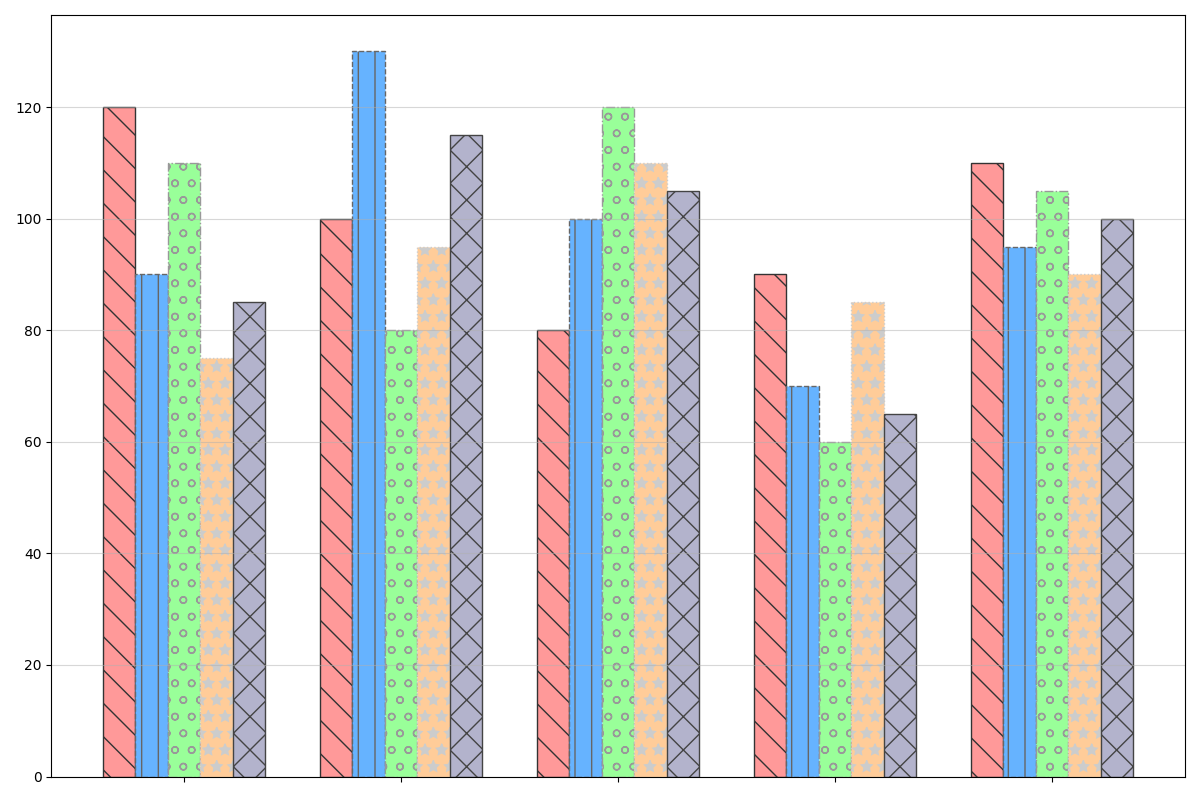

Python code for this plot:
import matplotlib.pyplot as plt
import numpy as np

# Data setup
produce_types = ['Galactic Grains', 'Cosmic Fruits', 'Stellar Vegetables', 'Nebula Nuts', 'Astro Apples']
xylot_output = [120, 100, 80, 90, 110]
zarnon_output = [90, 130, 100, 70, 95]
kryla_output = [110, 80, 120, 60, 105]
lunar_output = [75, 95, 110, 85, 90]
stellarberries_output = [85, 115, 105, 65, 100]  # New data series

bar_width = 0.15  # Adjusted bar width
bar_positions = np.arange(len(produce_types))

fig, ax = plt.subplots(figsize=(12, 8))

ax.bar(bar_positions - 2 * bar_width, xylot_output, width=bar_width, color='#ff9999', edgecolor='#333333', linestyle='-', hatch='\\')
ax.bar(bar_positions - 1 * bar_width, zarnon_output, width=bar_width, color='#66b3ff', edgecolor='#666666', linestyle='--', hatch='|')
ax.bar(bar_positions, kryla_output, width=bar_width, color='#99ff99', edgecolor='#999999', linestyle='-.', hatch='o')
ax.bar(bar_positions + 1 * bar_width, lunar_output, width=bar_width, color='#ffcc99', edgecolor='#cccccc', linestyle=':', hatch='*')
ax.bar(bar_positions + 2 * bar_width, stellarberries_output, width=bar_width, color='#b3b3cc', edgecolor='#444444', linestyle='-', hatch='x')

ax.set_xticks(bar_positions)
ax.set_xticklabels([''] * len(produce_types))  # Keeping group labels removed

ax.yaxis.grid(True, linestyle='-', alpha=0.5)

plt.tight_layout()
plt.show()
